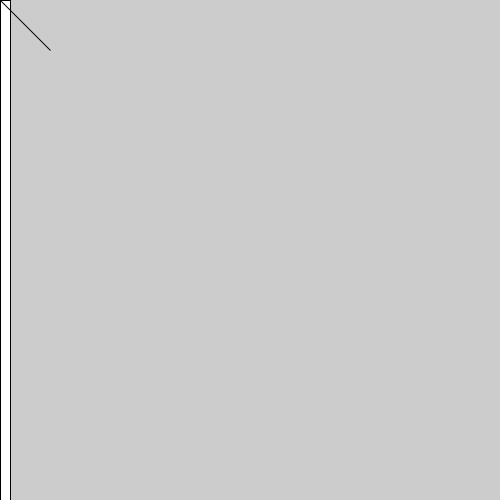
Frame 1 (no input)
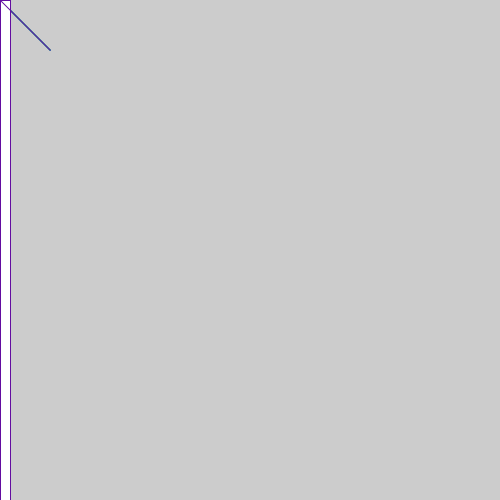
Frame 60 (the mouse pressed at the canvas centre just before this capture)
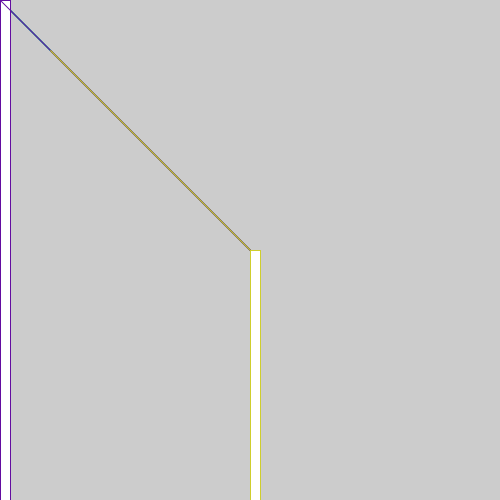
Frame 120 (the mouse held since frame 60 and released just before this capture)

The Processing sketch that drew these frames (run headless with seeded random() and noise(); from frame 60 on, the mouse is pressed at the canvas centre):

// Processing sketch: sketch_171013a
// ── sketch_171013a.pde
/* Flagg, Kalama
   Date
   Name
   Description
*/
int m;
int x;

void setup(){
  x=0;
  m=0;
  size (500,500);

}
void draw() {
  rect(mouseX,mouseY, 10, height);
  if (keyPressed) {
    x+=1;
  }
 else{
    triangle(mouseX,mouseY, mouseX,mouseY,50,50);
 }
 {
   stroke(random(255), random(255), random(255));
 }
}
  
